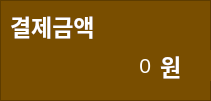
    <widget class="QFrame" name="frame">
     <property name="geometry">
      <rect>
       <x>400</x>
       <y>650</y>
       <width>211</width>
       <height>101</height>
      </rect>
     </property>
     <property name="styleSheet">
      <string notr="true">background-color: rgb(121, 78, 0);</string>
     </property>
     <property name="frameShape">
      <enum>QFrame::StyledPanel</enum>
     </property>
     <property name="frameShadow">
      <enum>QFrame::Raised</enum>
     </property>
     <widget class="QLabel" name="label_50">
      <property name="geometry">
       <rect>
        <x>10</x>
        <y>10</y>
        <width>111</width>
        <height>31</height>
       </rect>
      </property>
      <property name="font">
       <font>
        <pointsize>17</pointsize>
        <weight>75</weight>
        <bold>true</bold>
       </font>
      </property>
      <property name="styleSheet">
       <string notr="true">color: rgb(255, 255, 255);</string>
      </property>
      <property name="text">
       <string>결제금액</string>
      </property>
     </widget>
     <widget class="QLabel" name="total_price">
      <property name="geometry">
       <rect>
        <x>20</x>
        <y>50</y>
        <width>131</width>
        <height>31</height>
       </rect>
      </property>
      <property name="font">
       <font>
        <pointsize>16</pointsize>
       </font>
      </property>
      <property name="styleSheet">
       <string notr="true">color: rgb(255, 255, 255);</string>
      </property>
      <property name="text">
       <string>0</string>
      </property>
      <property name="alignment">
       <set>Qt::AlignRight|Qt::AlignTrailing|Qt::AlignVCenter</set>
      </property>
     </widget>
     <widget class="QLabel" name="label_52">
      <property name="geometry">
       <rect>
        <x>160</x>
        <y>50</y>
        <width>111</width>
        <height>31</height>
       </rect>
      </property>
      <property name="font">
       <font>
        <pointsize>17</pointsize>
        <weight>75</weight>
        <bold>true</bold>
       </font>
      </property>
      <property name="styleSheet">
       <string notr="true">color: rgb(255, 255, 255);</string>
      </property>
      <property name="text">
       <string>원</string>
      </property>
     </widget>
    </widget>
